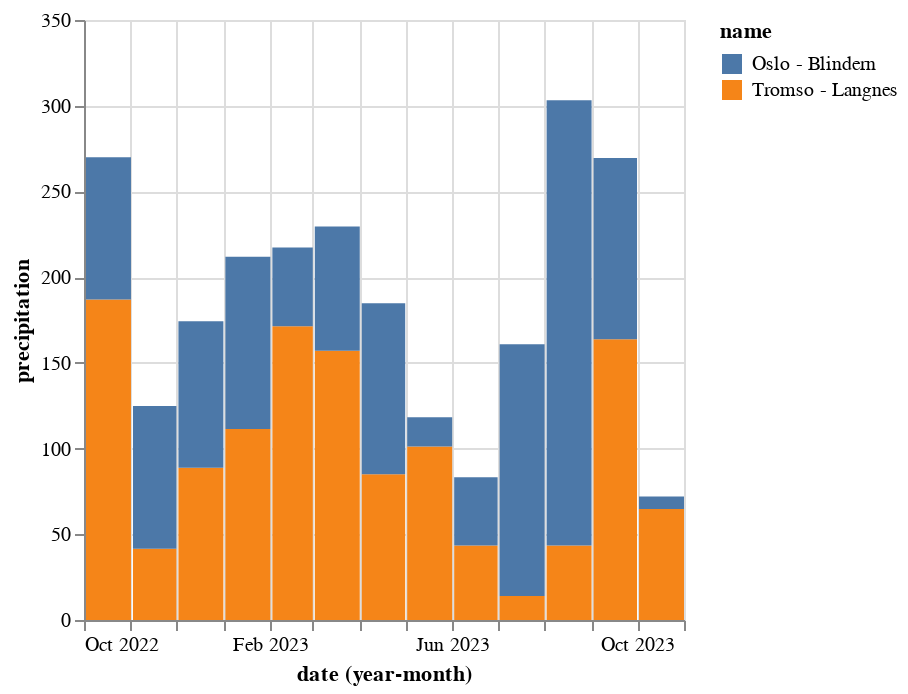

Notebook code cell kept with this figure:
### Code cell
alt.Chart(data_monthly).mark_bar().encode(
    x="yearmonth(date):T",
    y="precipitation",
    color="name",
)

### Figure 1 — Vega-Lite specification as saved in the notebook (floating-point values rounded to 4 significant figures)
{"config": {"view": {"continuousWidth": 300, "continuousHeight": 300}}, "data": {"name": "data-98c7eb0f22197603ed918937c054df81"}, "mark": {"type": "bar"}, "encoding": {"color": {"field": "name", "type": "nominal"}, "x": {"field": "date", "timeUnit": "yearmonth", "type": "temporal"}, "y": {"field": "precipitation", "type": "quantitative"}}, "$schema": "https://vega.github.io/schema/vega-lite/v5.8.0.json", "datasets": {"data-98c7eb0f22197603ed918937c054df81": [{"name": "Tromso - Langnes", "station": "SN90490", "date": "2022-10-01T00:00:00", "max temperature": 10.7, "precipitation": 187.0, "min temperature": -4.2}, {"name": "Tromso - Langnes", "station": "SN90490", "date": "2022-11-01T00:00:00", "max temperature": 8.5, "precipitation": 41.5, "min temperature": -7.0}, {"name": "Tromso - Langnes", "station": "SN90490", "date": "2022-12-01T00:00:00", "max temperature": 5.6, "precipitation": 88.8, "min temperature": -11.7}, {"name": "Tromso - Langnes", "station": "SN90490", "date": "2023-01-01T00:00:00", "max temperature": 7.7, "precipitation": 111.4, "min temperature": -13.9}, {"name": "Tromso - Langnes", "station": "SN90490", "date": "2023-02-01T00:00:00", "max temperature": 6.6, "precipitation": 171.3, "min temperature": -10.7}, {"name": "Tromso - Langnes", "station": "SN90490", "date": "2023-03-01T00:00:00", "max temperature": 4.5, "precipitation": 157.0, "min temperature": -15.1}, {"name": "Tromso - Langnes", "station": "SN90490", "date": "2023-04-01T00:00:00", "max temperature": 9.8, "precipitation": 85.0, "min temperature": -7.1}, {"name": "Tromso - Langnes", "station": "SN90490", "date": "2023-05-01T00:00:00", "max temperature": 17.7, "precipitation": 101.2, "min temperature": -4.6}, {"name": "Tromso - Langnes", "station": "SN90490", "date": "2023-06-01T00:00:00", "max temperature": 25.4, "precipitation": 43.4, "min temperature": -0.4}, {"name": "Tromso - Langnes", "station": "SN90490", "date": "2023-07-01T00:00:00", "max temperature": 26.7, "precipitation": 14.0, "min temperature": 6.0}, {"name": "Tromso - Langnes", "station": "SN90490", "date": "2023-08-01T00:00:00", "max temperature": 25.1, "precipitation": 43.4, "min temperature": 5.4}, {"name": "Tromso - Langnes", "station": "SN90490", "date": "2023-09-01T00:00:00", "max temperature": 19.3, "precipitation": 163.7, "min temperature": 0.3}, {"name": "Tromso - Langnes", "station": "SN90490", "date": "2023-10-01T00:00:00", "max temperature": 9.8, "precipitation": 64.8, "min temperature": -0.6}, {"name": "Oslo - Blindern", "station": "SN18700", "date": "2022-10-01T00:00:00", "max temperature": 17.1, "precipitation": 82.9, "min temperature": -0.4}, {"name": "Oslo - Blindern", "station": "SN18700", "date": "2022-11-01T00:00:00", "max temperature": 15.1, "precipitation": 83.4, "min temperature": -2.1}, {"name": "Oslo - Blindern", "station": "SN18700", "date": "2022-12-01T00:00:00", "max temperature": 6.5, "precipitation": 85.5, "min temperature": -14.6}, {"name": "Oslo - Blindern", "station": "SN18700", "date": "2023-01-01T00:00:00", "max temperature": 7.2, "precipitation": 100.5, "min temperature": -13.4}, {"name": "Oslo - Blindern", "station": "SN18700", "date": "2023-02-01T00:00:00", "max temperature": 10.2, "precipitation": 46.0, "min temperature": -9.4}, {"name": "Oslo - Blindern", "station": "SN18700", "date": "2023-03-01T00:00:00", "max temperature": 9.8, "precipitation": 72.6, "min temperature": -12.6}, {"name": "Oslo - Blindern", "station": "SN18700", "date": "2023-04-01T00:00:00", "max temperature": 19.8, "precipitation": 99.7, "min temperature": -4.7}, {"name": "Oslo - Blindern", "station": "SN18700", "date": "2023-05-01T00:00:00", "max temperature": 24.2, "precipitation": 17.0, "min temperature": -0.8}, {"name": "Oslo - Blindern", "station": "SN18700", "date": "2023-06-01T00:00:00", "max temperature": 31.8, "precipitation": 39.9, "min temperature": 4.6}, {"name": "Oslo - Blindern", "station": "SN18700", "date": "2023-07-01T00:00:00", "max temperature": 28.4, "precipitation": 146.9, "min temperature": 8.6}, {"name": "Oslo - Blindern", "station": "SN18700", "date": "2023-08-01T00:00:00", "max temperature": 24.5, "precipitation": 259.8, "min temperature": 9.8}, {"name": "Oslo - Blindern", "station": "SN18700", "date": "2023-09-01T00:00:00", "max temperature": 25.1, "precipitation": 105.8, "min temperature": 5.3}, {"name": "Oslo - Blindern", "station": "SN18700", "date": "2023-10-01T00:00:00", "max temperature": 17.1, "precipitation": 7.3, "min temperature": -0.7}]}}
